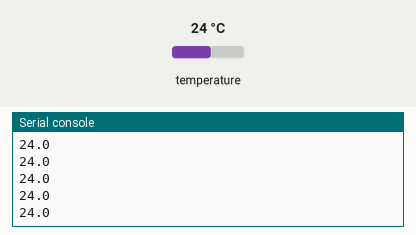
Recording of a program running on a simulated Raspberry Pi Pico running CircuitPython. On the bench: the last lines printed to the serial console. Inputs (shaded band) come from the test bench; at power-on: temperature 24 °C.

Above: at 1.2 s.
1.3 s: temperature set to 12 °C
At 1.31 s:
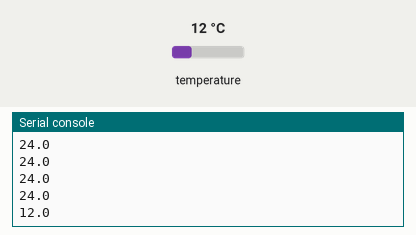
2.8 s: temperature set to 19 °C
At 2.81 s:
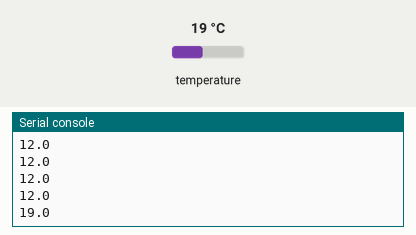
Timing chart, 0 to 5.8 s (numbered marks = the images above; inputs shaded):
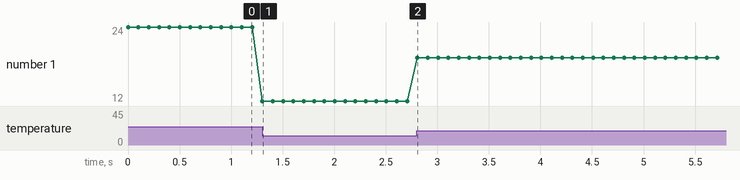

Measured:
- after the input at 1.3 s, the serial console: prints a new line at once (image 1)
- after the input at 2.8 s, the serial console: prints a new line at once (image 2)
- plotted number 1: 24 → 12 after the input at 1.3 s, 12 → 19 after the input at 2.8 s

The program:

Thermistor.py
```python
import time
import board
import analogio
import adafruit_thermistor

thermistor = adafruit_thermistor.Thermistor(board.GP28, 10000.0, 10000.0, 25.0, 3950.0, high_side=False)

while True:
  celcius = thermistor.temperature
  print(celcius)
  time.sleep(0.1)
```
